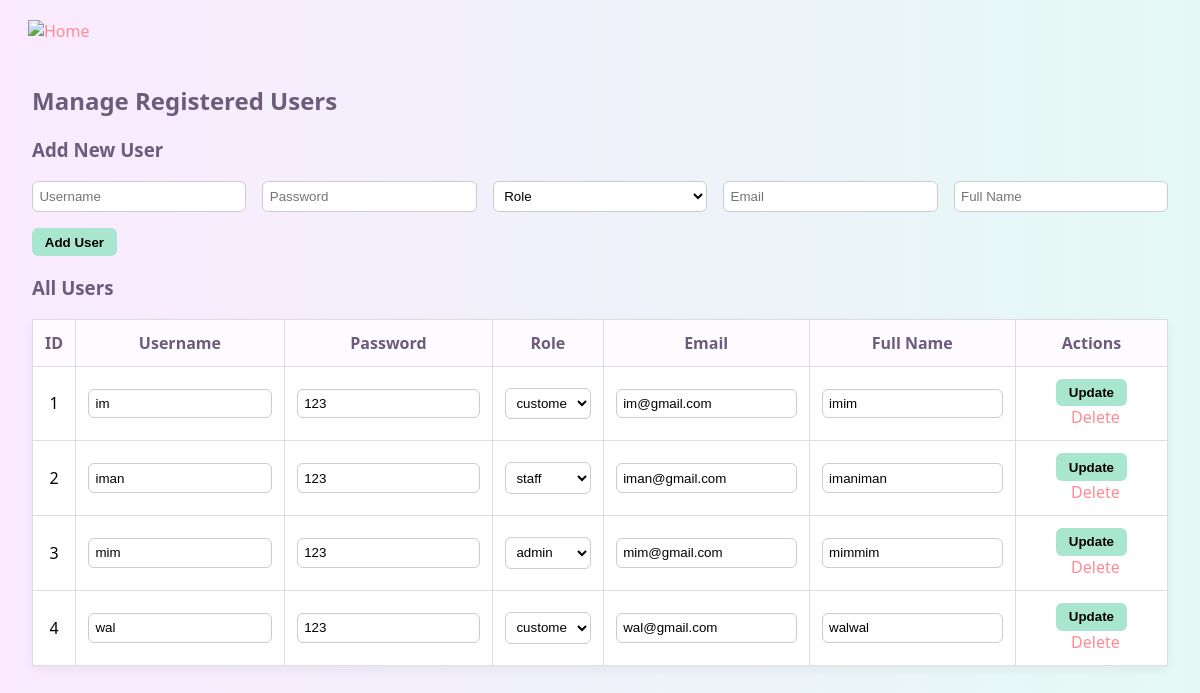
The app's page /manage_users.php (signed in) with its own data.
### tables this page shows
CREATE TABLE `users` (
  `id` int(11) NOT NULL,
  `username` varchar(50) NOT NULL,
  `password` varchar(255) NOT NULL,
  `role` enum('customer','staff','admin') NOT NULL,
  `email` varchar(100) DEFAULT NULL,
  `full_name` varchar(100) NOT NULL
);

### manage_users.php (the view, shortened to what this page needs)
<?php
include("config.php");
?>
<!DOCTYPE html>
<html>
<head>
</head>
<body>
<a href="admin_dashboard.php" class="home-btn">
    <img src="images/logo1.png" alt="Home">
</a>
<h2>Manage Registered Users</h2>
<h3>Add New User</h3>
<form method="POST">
    <div class="form-group">
        <input type="text" name="username" placeholder="Username" required>
        <input type="text" name="password" placeholder="Password" required>
        <select name="role" required>
            <option value="">Role</option>
        </select>
        <input type="text" name="email" placeholder="Email">
        <input type="text" name="full_name" placeholder="Full Name" required>
    </div>
    <button type="submit" name="add">Add User</button>
</form>
<h3>All Users</h3>
<table>
    <tr>
        <th>ID</th>
        <th>Username</th>
        <th>Password</th>
        <th>Role</th>
        <th>Email</th>
        <th>Full Name</th>
        <th>Actions</th>
    </tr>
    <?php
    $res = $conn->query("SELECT * FROM users");
    while ($row = $res->fetch_assoc()):
    ?>
    <tr>
        <form method="POST" class="inline-form">
            <td><?= $row['id'] ?><input type="hidden" name="id" value="<?= $row['id'] ?>"></td>
            <td><input type="text" name="username" value="<?= $row['username'] ?>" required></td>
            <td><input type="text" name="password" value="<?= $row['password'] ?>" required></td>
            <td>
                <select name="role" required>
                    <option value="admin" <?= $row['role'] == 'admin' ? 'selected' : '' ?>>admin</option>
                    <option value="staff" <?= $row['role'] == 'staff' ? 'selected' : '' ?>>staff</option>
                    <option value="customer" <?= $row['role'] == 'customer' ? 'selected' : '' ?>>customer</option>
                </select>
            </td>
            <td><input type="text" name="email" value="<?= $row['email'] ?>"></td>
            <td><input type="text" name="full_name" value="<?= $row['full_name'] ?>" required></td>
            <td>
                <button type="submit" name="update">Update</button>
                <a href="?delete=<?= $row['id'] ?>" onclick="return confirm('Delete this user?')">Delete</a>
            </td>
        </form>
    </tr>
    <?php endwhile; ?>
</table>
</body>
</html>

### manage_users.php (style rules this page uses)
body { font-family: 'Segoe UI', sans-serif; background: linear-gradient(to right, #fbeaff, #e4f9f5); padding: 4rem 2rem 2rem; margin: 0; position: relative; }
.home-btn { position: fixed; top: 20px; left: 20px; z-index: 1000; }
.home-btn img { height: 60px; width: auto; cursor: pointer; transition: transform 0.2s ease; }
h2, h3 { color: #6c5b7b; }
table { width: 100%; border-collapse: collapse; background-color: #fff; margin-top: 1rem; box-shadow: 0 4px 10px rgba(0,0,0,0.05); }
th, td { padding: 0.75rem; border: 1px solid #ddd; text-align: center; }
th { background-color: #fdfbff; color: #6c5b7b; }
input[type="text"], select { padding: 0.4rem; width: 100%; box-sizing: border-box; border-radius: 6px; border: 1px solid #ccc; background-color: #fefefe; }
button { padding: 0.4rem 0.8rem; background-color: #a8e6cf; border: none; border-radius: 6px; cursor: pointer; font-weight: bold; }
a { color: #ff8b94; text-decoration: none; margin-left: 0.5rem; }
.form-group { display: flex; flex-wrap: wrap; gap: 1rem; margin-bottom: 1rem; }
.form-group > * { flex: 1; min-width: 150px; }
form.inline-form { display: flex; gap: 0.5rem; }

### records on screen
users: id "1", username "im", password "123", role "customer", email "im@gmail.com", full_name "imim"
users: id "2", username "iman", password "123", role "staff", email "iman@gmail.com", full_name "imaniman"
users: id "3", username "mim", password "123", role "admin", email "mim@gmail.com", full_name "mimmim"
users: id "4", username "wal", password "123", role "customer", email "wal@gmail.com", full_name "walwal"
